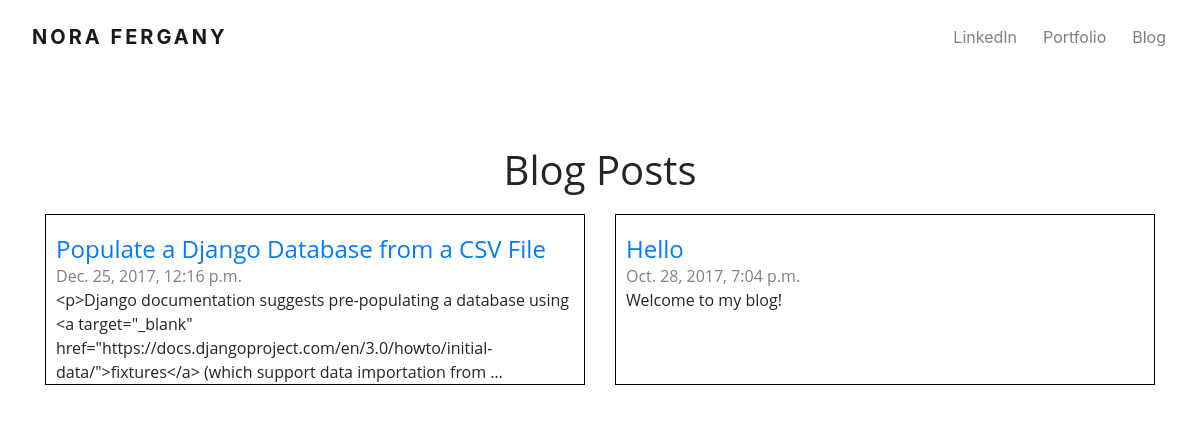
/posts/, run on the app's committed database.
### blog/models.py (models this page shows, shortened)
class Post(models.Model):
    author = models.ForeignKey('auth.User', on_delete=models.CASCADE)
    title = models.CharField(max_length=200)
    text = models.TextField()
    created_date = models.DateTimeField(
        default=timezone.now)
    published_date = models.DateTimeField(blank=True, null=True)
    category = models.ForeignKey(Category, verbose_name="Category", default='Category', null=True, blank=True, on_delete=models.CASCADE)
    class Meta:
        ordering = ['published_date',]

### blog/views.py (the view)
# urls.py: url(r'^posts/$', views.post_list, name='post_list'),
def post_list(request):
    posts = Post.objects.filter(published_date__isnull=False).order_by('-published_date')
    categories = Category.objects.all()
    return render(request, 'blog/post_list.html', {'posts': posts, 'categories': categories})

### blog/templates/blog/post_list.html (shortened to what this page needs)
{% extends 'blog/base.html' %}
{% load static %}
{% load pygmentify_tags %}
{% block content %}
        <div class="content">
            <h1 class="title">Blog Posts</h1>
            {% for post in posts %}
                {% if forloop.first %}
 <div class="row justify-content-around">
{% endif %}
    <div class="col-sm nora-col">
    <div class="article">
        <h4 class="post-title"><a class="post-title" href="{% url 'post_detail' pk=post.pk %}">{{ post.title }}</a></h4>
                <div class="date">
                    {{ post.published_date }}
                </div>
                {% pygmentify %}{{ post.text|truncatechars:200|linebreaksbr }}{% endpygmentify %}
    </div>
    </div>
    {% if forloop.counter|divisibleby:"2" %}
  </div>
                <div class="row">{% endif %} {% if forloop.last %}</div>{% endif %}
                {% endfor %}
            {% for post in posts %}
        </div>
    {% endfor %}
{% endblock %}

### blog/static/css/blog.css (style rules this page uses)
title, h1, h2 { text-align: center; }
h3, a { text-decoration: none; }
div.date { color: gray; }
.nora-col { padding-bottom: 20px; }
.article { text-align:left; border-color:black; border-width:thin; border-style:solid; height:100%; padding-left:10px; }
h1.title { margin-bottom: 20px; }
.post-title { margin-bottom: 0; padding-bottom: 0; padding-top: 0; margin-top: 20px; }

### data on the page
Post: title "Populate a Django Database from a CSV File", published_date "Dec. 25, 2017, 12:16 p.m.", text "<p>Django documentation suggests pre-populating a database using <a target=\"_blank\" href=\"https://docs.djangoproject.com/en/3.0/howto/initial-data/\">fixtures</a> (which support data importation from …"
Post: title "Hello", published_date "Oct. 28, 2017, 7:04 p.m.", text "Welcome to my blog!"
